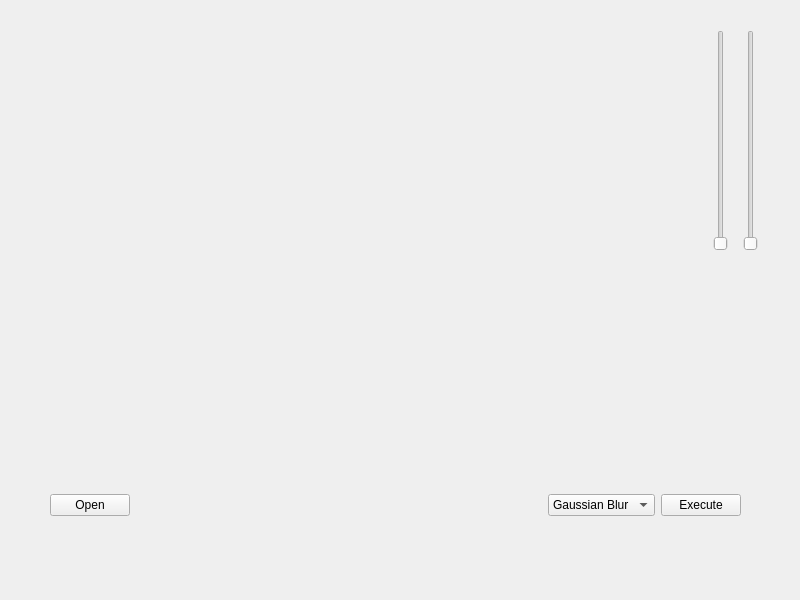
<?xml version="1.0" encoding="UTF-8"?>
<ui version="4.0">
 <class>Interface</class>
 <widget class="QMainWindow" name="Interface">
  <property name="geometry">
   <rect>
    <x>0</x>
    <y>0</y>
    <width>800</width>
    <height>600</height>
   </rect>
  </property>
  <property name="windowTitle">
   <string>Interface</string>
  </property>
  <widget class="QWidget" name="centralwidget">
   <widget class="QLabel" name="label_image">
    <property name="geometry">
     <rect>
      <x>120</x>
      <y>20</y>
      <width>511</width>
      <height>291</height>
     </rect>
    </property>
    <property name="text">
     <string/>
    </property>
   </widget>
   <widget class="QWidget" name="layoutWidget">
    <property name="geometry">
     <rect>
      <x>50</x>
      <y>480</y>
      <width>691</width>
      <height>50</height>
     </rect>
    </property>
    <layout class="QHBoxLayout" name="horizontalLayout_2">
     <item>
      <widget class="QPushButton" name="btn_openFileDialog">
       <property name="text">
        <string>Open</string>
       </property>
      </widget>
     </item>
     <item>
      <spacer name="horizontalSpacer">
       <property name="orientation">
        <enum>Qt::Horizontal</enum>
       </property>
       <property name="sizeType">
        <enum>QSizePolicy::Expanding</enum>
       </property>
       <property name="sizeHint" stdset="0">
        <size>
         <width>40</width>
         <height>20</height>
        </size>
       </property>
      </spacer>
     </item>
     <item>
      <layout class="QHBoxLayout" name="horizontalLayout">
       <item>
        <widget class="QComboBox" name="comboBox">
         <item>
          <property name="text">
           <string>Gaussian Blur</string>
          </property>
         </item>
         <item>
          <property name="text">
           <string>Canny</string>
          </property>
         </item>
        </widget>
       </item>
       <item>
        <widget class="QPushButton" name="btn_execute">
         <property name="text">
          <string>Execute</string>
         </property>
        </widget>
       </item>
      </layout>
     </item>
    </layout>
   </widget>
   <widget class="QLabel" name="label_gaussBlurValue">
    <property name="geometry">
     <rect>
      <x>690</x>
      <y>260</y>
      <width>71</width>
      <height>16</height>
     </rect>
    </property>
    <property name="text">
     <string/>
    </property>
   </widget>
   <widget class="QSlider" name="slider_gaussBlur">
    <property name="geometry">
     <rect>
      <x>710</x>
      <y>30</y>
      <width>22</width>
      <height>221</height>
     </rect>
    </property>
    <property name="orientation">
     <enum>Qt::Vertical</enum>
    </property>
   </widget>
   <widget class="QSlider" name="slider_canny">
    <property name="geometry">
     <rect>
      <x>740</x>
      <y>30</y>
      <width>22</width>
      <height>221</height>
     </rect>
    </property>
    <property name="orientation">
     <enum>Qt::Vertical</enum>
    </property>
   </widget>
  </widget>
 </widget>
 <resources/>
 <connections/>
</ui>
